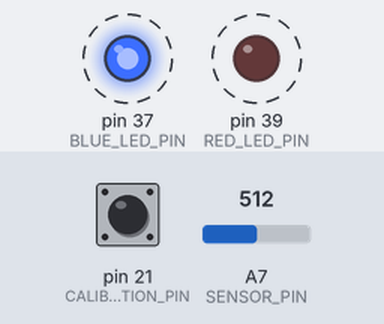
The sketch below on a simulated Arduino Mega 2560, built with avr-gcc and run on an emulated ATmega2560. Parts: output pins drawn as LEDs (lit = HIGH). Dashed ring = blinking. Inputs (shaded band) come from the test bench; at power-on: pin 21 (CALIBRATION_PIN) HIGH, A7 (SENSOR_PIN) = 512. What the sketch prints to the serial monitor is not drawn.

Above: at 1.2 s.
1.3 s: pin 21 (CALIBRATION_PIN) pulled LOW for 0.15 s
4.4 s: pin 21 (CALIBRATION_PIN) pulled LOW for 1 s
8.4 s: pin 21 (CALIBRATION_PIN) driven LOW
11.4 s: pin 21 (CALIBRATION_PIN) pulsed HIGH 2 times (0.12 s each, 0.3 s apart)
Timing chart, 0 to 71.5 s (numbered marks = the images above; inputs shaded):
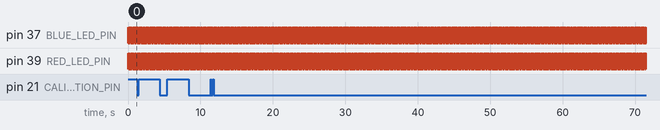

Measured:
- by itself, pin 37 (BLUE_LED_PIN), pin 39 (RED_LED_PIN): alternates HIGH for 0.02 s and LOW for 0.02 s

The sketch:

Calibration.ino
```cpp
/* Calibration.ino
 *
 * Purpose:
 *    To determine the logistic regression coefficients
 *  By:   Ashton Stephens
 *  Date: 3/8/18
 */

#define CALIBRATION_PIN 21
#define BLUE_LED_PIN 37
#define RED_LED_PIN 39

#define SENSOR_PIN A7

#define STABILIZATION_TIME 20

#include "regression2.h"
#include "csensor.h"

static double blueB[NPARAMS];
static double redB [NPARAMS];

void regression_print(
    double Ys[2][NSEEDS],
    double X [NSEEDS][NPARAMS]);

csensor sensor(
    SENSOR_PIN,
    RED_LED_PIN,
    BLUE_LED_PIN,
    STABILIZATION_TIME);

void calibrate ()
{
  int runs = 0;
  static int seed_count = -1;
  static unsigned long  counter = 0;
  static unsigned long  LastPress = 0;
  static const unsigned long debounce_delay = 250;
  static calibration_data c [NSEEDS];
  double Ys[2][NSEEDS];

  attachInterrupt(digitalPinToInterrupt(CALIBRATION_PIN), nothing, FALLING);
  interrupts();
   if (millis() - LastPress > debounce_delay) {
      LastPress = millis();
      // RUN TEST ----------------------------------
      if (seed_count == -1) {
         Serial.print("\n\n// #define NSEEDS ");
         Serial.print(NSEEDS);
         Serial.print("\ncalibration_data C1[NSEEDS]=");
         Serial.print("\n{");
         seed_count = 0;
         calib_print_color(c[seed_count]);
      } else {

          while (!sensor.sense_get(c[seed_count])){}
          calib_print_data(c[seed_count++]);

          if (seed_count != NSEEDS){
              Serial.print(",\n ");
              c[seed_count].col = choose_color(seed_count);
              calib_print_color(c[seed_count]);
          } else {
              Serial.print("};\n\n\n");
          }

          if (seed_count == NSEEDS) {
              Serial.println("Running Gradient Descent");
              run_regression(c);
              seed_count = -1;
          }
      }
      // RUN TEST ----------------------------------
   }
   attachInterrupt(digitalPinToInterrupt(CALIBRATION_PIN), calibrate, FALLING);
}

void setup() {
  // put your setup code here, to run once:

    // ----- SETUP SERIAL COMM ----------- //
    Serial.begin(9600);
    while (!Serial)  {}
    Serial.println("Serial Port ready");
    Serial.println("Hit the button to begin calibration");

    // ----- Calibration Pin ------------- //
    pinMode(CALIBRATION_PIN, INPUT_PULLUP);
    pinMode(   BLUE_LED_PIN, OUTPUT);
    pinMode(    RED_LED_PIN, OUTPUT);
    pinMode(     SENSOR_PIN, INPUT);

    attachInterrupt(digitalPinToInterrupt(CALIBRATION_PIN), calibrate, FALLING);
    interrupts();
}

void loop() {
  // put your main code here, to run repeatedly:
  //Serial.println("hello world");
    while (true) {
      sensor.sense();
    }
}

void run_regression (calibration_data c [NSEEDS])
{
    int runs;
    static double Ys[2][NSEEDS ];
    static double X    [NSEEDS ][NPARAMS];

    // INITIALIZING REGRESSION VARIABLES TO 0
    for (int j = 0; j < NSEEDS; ++j) {
        Ys[(int)BLUE][j] = 0;
        Ys[(int)RED ][j] = 0;
        for (int i = 0; i < NPARAMS; ++i) {
            blueB[i] = 0;
            redB [i] = 0;
        }
    }

    split (c,Ys,X);
    regression_print(Ys,X);
    Serial.print("\n");
    gradient_descent(Ys[(int)BLUE],X,blueB,0.001,0.000001,runs);

    Serial.print(" blueB = {");
    for (int i = 0; i < NPARAMS; ++i) {
      Serial.print((double)blueB[i]);
      if (i+1 < NPARAMS)Serial.print(", ");
    }
    Serial.print("};\n");

    Serial.print(" runs:");
    Serial.print(runs);
    Serial.print("\n\n");

    gradient_descent(Ys[(int)RED],X,redB,0.001,0.000001,runs);

    Serial.print(" redB = {");
    for (int i = 0; i < NPARAMS; ++i) {
      Serial.print((double)redB[i]);
      if (i+1 < NPARAMS)Serial.print(", ");
    }
    Serial.print("};\n");

    Serial.print(" runs:");
    Serial.print(runs);
    Serial.print("\n");

}

// -------------------------------------------------------- //
//       helper functions                                   //
// -------------------------------------------------------- //

void regression_print(
    double Ys[2][NSEEDS],
    double X [NSEEDS][NPARAMS])
{
     for (int i = 0; i < NSEEDS; ++i) {
    Serial.print(" |");
    Serial.print((double)Ys[0][i]);
    Serial.print("|");
    Serial.print((double)Ys[1][i]);
    Serial.print("|");
    for (int j = 0; j < NPARAMS; ++j) {
        Serial.print((double)X[i][j]);
        if (j + 1 < NPARAMS) Serial.print(", ");
    }
    Serial.print("|\n");
}
}

void calib_print_color(calibration_data cd)
{
    Serial.print("{");
    color_print(cd.col);
    Serial.print(",");
}

void calib_print_data(calibration_data cd)
{
    Serial.print(cd.none);
    Serial.print(",");
    Serial.print(cd.blue);
    Serial.print(",");
    Serial.print(cd.both);
    Serial.print(",");
    Serial.print(cd.red);
    Serial.print("}");
}

void color_print (color c)
{
    switch (c) {
        case BLUE:
            Serial.print("BLUE");
            break;
        case RED:
            Serial.print("RED");
            break;
        case YELLOW:
            Serial.print("YELLOW");
            break;
        case BLACK:
            Serial.print("BLACK");
            break;
        case NONE:
            Serial.print("NONE");
            break;
        case ERR:
            Serial.print("ERR");
            break;
        default:
            break;
    }
}


color choose_color (int choose)
{
    switch (choose % 4) {
        case 0:
            return BLUE;
        case 1:
            return RED;
        case 2:
            return YELLOW;
        case 3:
            return BLACK;
        default:
            return ERR;
    }
}

void nothing () {}
```

color.h
```cpp
/*
 * color.h
 *
 * Purpose: defines colors
 * Date: 03/06/18
 * By: Ashton Stephens
 *
 */

#ifndef COLOR_H
#define COLOR_H

enum color {
    BLUE   = 0,   RED = 1,
    YELLOW = 2,   BLACK = 3,
    NONE   = 4,   ERR = 5
};

#endif
```

csensor.h
```cpp
//
// csensor.h
//
// Purpose: To define the color sensor system of the autonomous bot
//
// Date: 3-3-18
// By:  Ashton Stephens and Joseph Bing
//


#ifndef CSENSOR_H
#define CSENSOR_H

#include "color.h"
#include "regression2.h"

#define PRINTME false

class csensor
{
  private:

    int sensor_pin;
    int red_pin;
    int blue_pin;
    int red_light_brighness;
    int blue_light_brighness;

    int led_color_state; // current LED color
    int readings[NPARAMS];
    color path_color;

    int stabilization_time;
    long long time_of_last_read;

   public:

    csensor(int sensor_pin, int red_pin, int blue_pin,
            int stabilization_time) :
            sensor_pin(sensor_pin), red_pin(red_pin), blue_pin(blue_pin),
            red_light_brighness (red_light_brighness),
            blue_light_brighness(blue_light_brighness), led_color_state(0),
            path_color(NONE), stabilization_time(stabilization_time),
            time_of_last_read(0) {reset_readings();}

    ~csensor(){};

    //
    void sense ()
    {
        if (stabilization_time < millis() - time_of_last_read) {
            time_of_last_read = millis();
            get_reading();
            switch_led_color();
            if (led_color_state == 0) {
                path_color = decide_color();
                reset_readings();
            }
        }
    }

    bool sense_get (calibration_data &data)
    {
        bool got_data = false;
        if (stabilization_time < millis() - time_of_last_read) {
            time_of_last_read = millis();
            get_reading();
            switch_led_color();
            if (led_color_state == 0) {

                data.none = readings[0];
                data.blue = readings[1];
                data.both = readings[2];
                data.red  = readings[3];

                got_data = true;
                path_color = decide_color();
                reset_readings();
            }
        }
        return got_data;
    }

    // returns last decided path color
    color path() {
        return path_color;
    }

    private:

    // DUMB HELPER FUNCTIONS

    void switch_led_color ()
    {
        switch (led_color_state++) {

            case 0:
                // BOTH off [1]
                digitalWrite(blue_pin, LOW);
                digitalWrite(red_pin , HIGH);
                break;
            case 1:
                // blue on [2]
                digitalWrite(blue_pin, HIGH);
                digitalWrite(red_pin,  LOW);
                led_color_state = 0;
                break;
            case 2:
                // BOTH on [3]
                digitalWrite(blue_pin, HIGH);
                digitalWrite(red_pin,  HIGH );
                break;
            case 3:
                // red on [0]
                digitalWrite(blue_pin, LOW);
                digitalWrite(red_pin,  HIGH);
                led_color_state = 0;
                break;
            default:
                // SHOULD NEVER HAPPEN
                break;
        }
    }

    void reset_readings ()
    {
        for (int i = 0; i < 4; ++i) {
            readings[i] = 0;
        }
    }

    void get_reading ()
    {
        readings[led_color_state] = analogRead(sensor_pin);
    }

    color decide_color  ()
    {
        // ----------------------------- TEMPORARY DEBUG CODE -----------------
        if (PRINTME) print_readings ();

        return NONE;
    }

    void print_readings()
    {
        Serial.print("{csensor}:");
        Serial.print("[ _R: ");
        Serial.print(readings[0]);
        Serial.print(" | __: ");
        Serial.print(readings[1]);
        Serial.print(" | B_: ");
        Serial.print(readings[2]);
        Serial.print(" | BR: ");
        Serial.print(readings[3]);
        Serial.print(" ]");
        Serial.print("\n");
    }

};

#endif
```

regression2.cpp
```cpp
// regression2.cpp
//
// purpose: to properly execute logistic regression
// By: Ashton Stephens
// Date: 3/8/18
//

#include "regression2.h"
#include "arduino.h"

void split (
  const calibration_data Cd[NSEEDS],
  double Ys[2][NSEEDS],
  double X[NSEEDS][NPARAMS])
{
    // Breaks up the classification of the sepatate classes
    // into binary decisions. Since we have 4 different colors
    // to decide between we are using 2 binary decisions to
    // determine the classificaton.
    //
    // Logically it made sense to break this up into red detect
    // versus blue detect
    for (int i = 0; i < NSEEDS; ++i) {

        switch (Cd[i].col) {
            case BLUE:
                Ys[(int)BLUE][i] = 1;
                Ys[(int)RED ][i] = 0;
                break;
            case RED:
                Ys[(int)BLUE][i] = 0;
                Ys[(int)RED ][i] = 1;
                break;
            case YELLOW:
                Ys[(int)BLUE][i] = 1;
                Ys[(int)RED ][i] = 1;
                break;
            case BLACK:
                Ys[(int)BLUE][i] = 0;
                Ys[(int)RED ][i] = 0;
                break;
            default:
                Ys[(int)BLUE][i] = 0;
                Ys[(int)RED ][i] = 0;
                break;
        }

        X[i][0] = 1;
        X[i][2] = Cd[i].blue/1023.0;
        X[i][4] = Cd[i].red/ 1023.0;
    }
}

double regression_cost (
            const double Y[NSEEDS],
            const double X[NSEEDS][NPARAMS],
            const double B[NPARAMS])
{
    double sum;
    double logistics [NSEEDS];
    double likelihood[NSEEDS];

    for (int i = 0; i < NSEEDS; ++i) {
        logistics[i] = logistic(X[i],B);
    }

    for (int i = 0; i < NSEEDS; ++i) {

        likelihood[i] = -(  Y[i]) * log(    logistics[i])
                        -(1-Y[i]) * log(1 - logistics[i]);
    }
    sum = 0;
    for (int i = 0; i < NSEEDS; ++i) {
        sum += likelihood[i];
    }
    return sum;
}

void log_gradient (
              const double Y[NSEEDS],
              const double X[NSEEDS][NPARAMS],
              const double B[NPARAMS],
              double      lg[NPARAMS])
{
    double first_calc[NSEEDS];
    /*
    for (int i = 0; i < NSEEDS; ++i) {
        first_calc[i] = logistic(X[i],B) - Y[i];
    }

    for (int j = 0; j < NPARAMS; ++j) {
        lg[j] = 0;
        for (int i = 0; i < NSEEDS; ++i) {
            lg[j] += first_calc[i] * X[i][j];
        }
    }
    */
    return;
}

void gradient_descent (
            const double Y[NSEEDS],
            const double X[NSEEDS][NPARAMS],
                  double B[NPARAMS],
            const double learning_rate, const double convergence, int &runs)
{
    double lg [NPARAMS];
    double cost = regression_cost(Y,X,B);
    double change_cost = 1;
    double old_cost;
    int    num_iter = 1;


    while (change_cost > convergence) {
        old_cost = cost;


        log_gradient(Y,X,B,lg);

        B[0] = 0;
        B[1] = 0;
        B[2] = 0;
        B[3] = 0;

        //for (int j = 0; j < NPARAMS; ++j) {B[j] = 0;}

        /*
        for (int j = 0; j < NPARAMS; ++j) {
            B[j] = B[j] - learning_rate * lg[j];
        }

        cost = regression_cost(Y,X,B);
        change_cost = old_cost - cost;
        */

        ++num_iter;
    }

    //runs = num_iter;
}

double logistic (
        const double X[NPARAMS],
        const double B[NPARAMS])
{
    return ((double)1.0) / (1 + exp(-h(X,B)));
}

double h( const double X[NPARAMS],
          const double B[NPARAMS])
{
    double sum;
    for (int i = 0; i < NPARAMS; ++i) {
        sum = B[i] * X[i];
    }
    return sum;
}
```

regression2.h
```cpp
// regression2.h
//
// purpose: to properly execute logistic regression
// By: Ashton Stephens
// Date: 3/8/18
//

#ifndef REGRESSION2_H
#define REGRESSION2_H

#include <math.h>
#include <stdio.h>
#include "color.h"
#define NPARAMS 4
#define NSEEDS  32


struct calibration_data
{
   color col;
   int none;
   int blue;
   int both;
   int red;
};

void split (
  const calibration_data Cd[NSEEDS],
  double Y[2][NSEEDS],
  double X[NSEEDS][NPARAMS]);

double regression_cost (
            const double Y[NSEEDS],
            const double X[NSEEDS][NPARAMS],
            const double B[NPARAMS]);

void log_gradient (
              const double Y[NSEEDS],
              const double X[NSEEDS][NPARAMS],
              const double B[NPARAMS],
              double      lg[NPARAMS]);

void gradient_descent (
            const double Y[NSEEDS],
            const double X[NSEEDS][NPARAMS],
                  double B[NPARAMS],
            const double learning_rate, const double convergence, int &runs);

double logistic (const double X[NPARAMS], const double B[NPARAMS]);

double h( const double X[NPARAMS],
          const double B[NPARAMS]);
#endif
```
